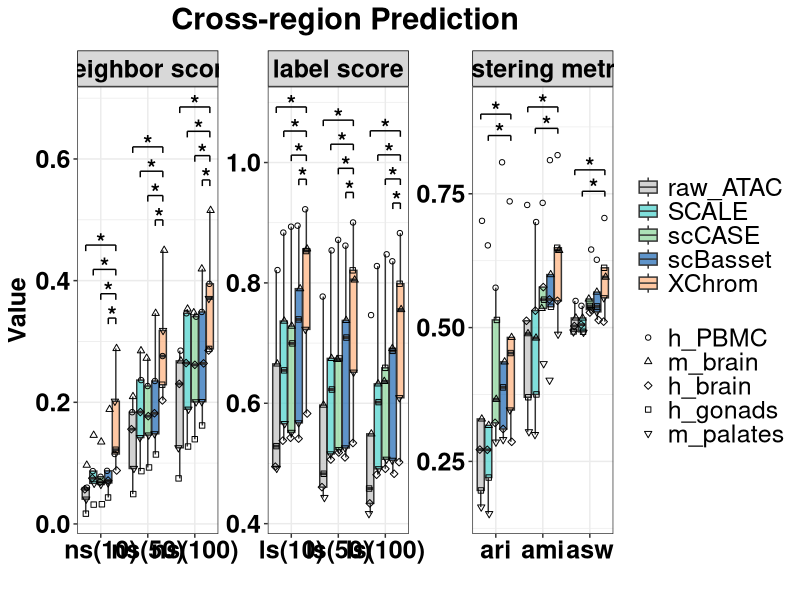
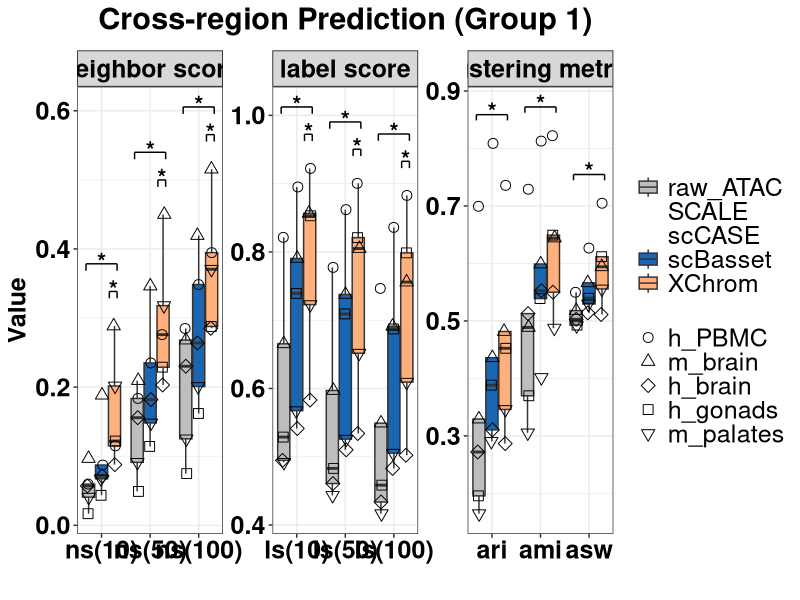
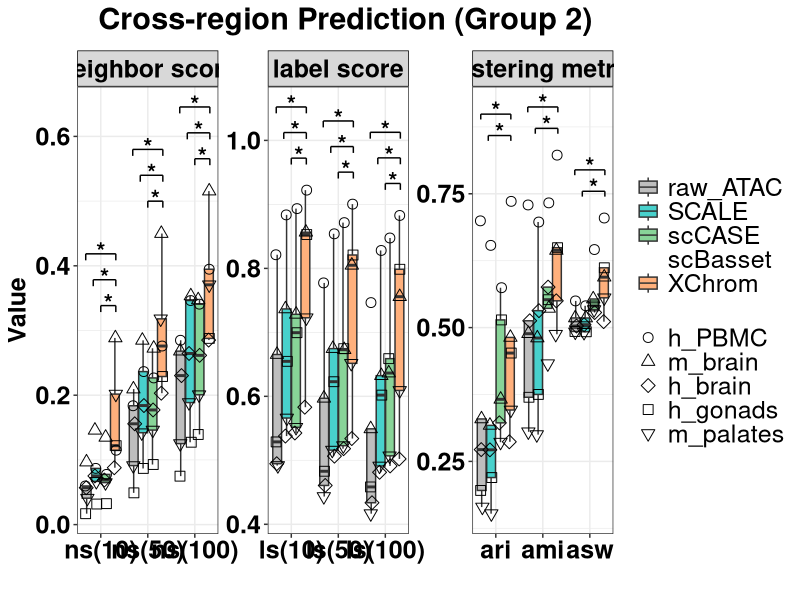
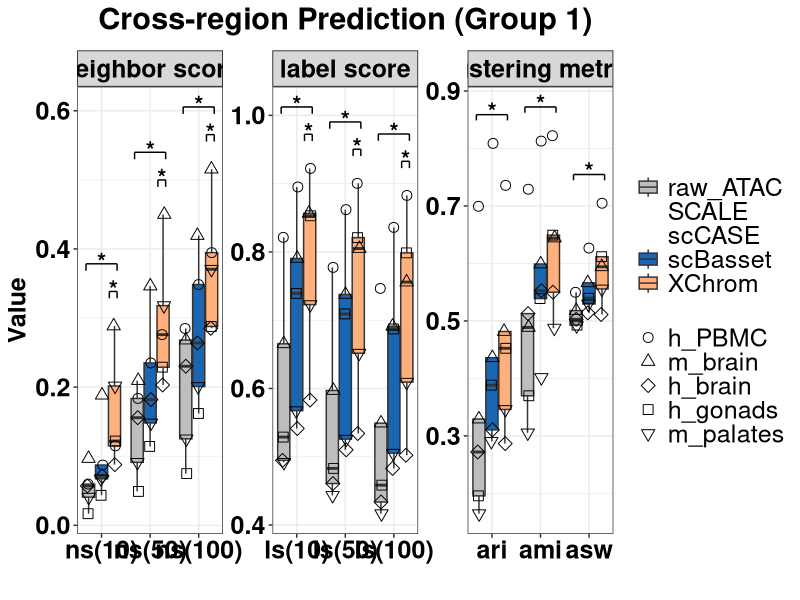
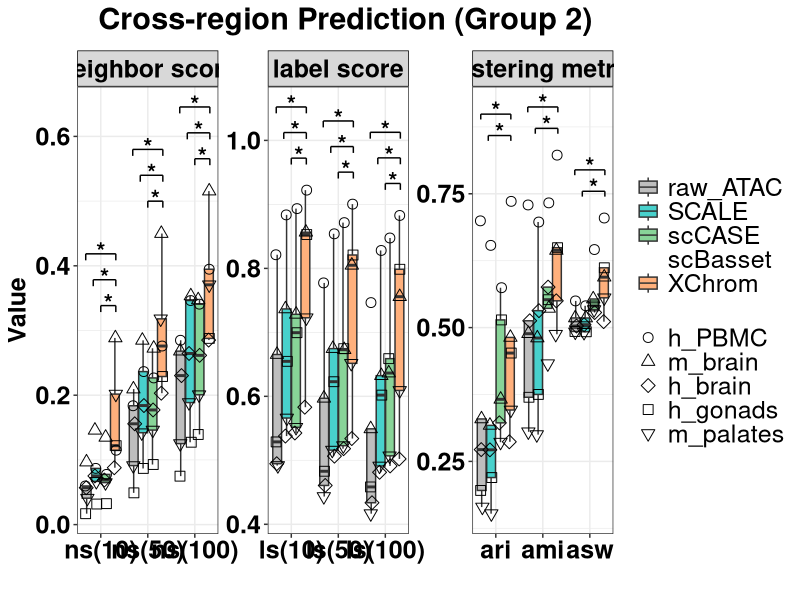

R code for these plots, in order:
library(ggplot2)
library(readr)
library(dplyr)
library(tidyr)
library(purrr)

df <- read_csv('denoise_atac_nsls-ari-asw.csv')
if("Methods" %in% names(df)) {
  df <- df %>% rename(Method = Methods)
}

r <- 4

df$Metric <- factor(df$Metric, levels = c("ns(10)", "ns(50)", "ns(100)", 
                                          "ls(10)", "ls(50)", "ls(100)",
                                          "ari", "ami", "asw"))
df$Method <- factor(df$Method, levels = c("raw_ATAC", "SCALE", "scCASE", "scBasset", "XChrom"))
df$Dataset <- factor(df$Dataset, levels = c("h_PBMC", "m_brain", "h_brain", "h_gonads", "m_palates"))

df <- df %>%
  mutate(MetricType = case_when(
    grepl("ns", Metric) ~ "neighbor score",
    grepl("ls", Metric) ~ "label score",
    Metric %in% c("ari", "ami", "asw") ~ "clustering metrics",
    TRUE ~ "other"
  )) %>%
  mutate(MetricType = factor(MetricType, levels = c("neighbor score", "label score", "clustering metrics")))



perform_tests <- function(differences, digits_round = NULL, exact = FALSE, correct = TRUE) {
  d <- differences[is.finite(differences)]
  if (!is.null(digits_round)) d <- round(d, digits_round)
  
  n <- length(d)
  mean_d <- mean(d)
  sd_d <- sd(d)
  
  res <- list(
    p_value = NA_real_, test_method = "insufficient_n",
    estimate_diff = NA_real_, estimate_type = NA_character_, #  (Mean diff / Pseudo-median)
    effect_size = NA_real_, effect_size_type = NA_character_, #  (Cohen's d / Wilcoxon r)
    lower_ci = NA_real_, upper_ci = NA_real_
  )
  
  if (n < 2) return(res)
  
  if (sd_d == 0) {
    if (all(abs(d) < .Machine$double.eps)) {
      res$p_value <- 1; res$test_method <- "no-diff"
      res$estimate_diff <- 0; res$estimate_type <- "mean_diff"
      res$effect_size <- 0; res$effect_size_type <- "Cohen_d"
      res$lower_ci <- 0; res$upper_ci <- 0
      return(res)
    } else {
      k <- sum(d > 0); n_nonzero <- sum(d != 0)
      bt <- binom.test(k, n_nonzero, p = 0.5, alternative = "two.sided")
      res$p_value <- bt$p.value; res$test_method <- "Sign test (binom)"
      res$estimate_diff <- mean_d; res$estimate_type <- "mean_diff"
      res$effect_size <- k / n_nonzero; res$effect_size_type <- "Proportion_positive"
      res$lower_ci <- mean_d - qt(0.975, df = n-1) * (sd_d / sqrt(n))
      res$upper_ci <- mean_d + qt(0.975, df = n-1) * (sd_d / sqrt(n))
      return(res)
    }
  }
  
  shapiro_p <- if (n >= 3) {
    tryCatch(shapiro.test(d)$p.value, error = function(e) NA_real_)
  } else NA_real_
  
  if (!is.na(shapiro_p) && shapiro_p > 0.05) {
    # t-test
    tt <- t.test(d, mu = 0)
    res$p_value <- tt$p.value
    res$test_method <- "paired t-test"
    
    # Mean Difference
    res$estimate_diff <- tt$estimate[["mean of x"]] 
    res$estimate_type <- "Mean_Difference"
    
    # Cohen's d
    res$effect_size <- mean_d / sd_d  
    res$effect_size_type <- "Cohen_d"
    
    res$lower_ci <- tt$conf.int[1]
    res$upper_ci <- tt$conf.int[2]
  } else {
    # Wilcoxon
    wt <- suppressWarnings(tryCatch(
      wilcox.test(d, alternative = "two.sided", mu = 0, exact = FALSE, correct = TRUE, conf.int = TRUE),
      error = function(e) wilcox.test(d, alternative = "two.sided", mu = 0, exact = FALSE, correct = TRUE)
    ))
    
    res$p_value <- wt$p.value
    res$test_method <- "Wilcoxon signed-rank"
    
    # Pseudo-median
    if ("estimate" %in% names(wt)) {
      res$estimate_diff <- wt$estimate[["(pseudo)median"]]
      res$estimate_type <- "Pseudo_median"
    } else {
      res$estimate_diff <- median(d)
      res$estimate_type <- "Median_Difference" # Fallback
    }
    
    # Wilcoxon r = Z / sqrt(N)
    z_val <- qnorm(wt$p.value / 2)
    res$effect_size <- abs(z_val) / sqrt(n)
    res$effect_size_type <- "Wilcoxon_r"
    
    if ("conf.int" %in% names(wt)) {
      res$lower_ci <- wt$conf.int[1]
      res$upper_ci <- wt$conf.int[2]
    } else {
      res$lower_ci <- mean_d - qt(0.975, df = n-1) * (sd_d / sqrt(n))
      res$upper_ci <- mean_d + qt(0.975, df = n-1) * (sd_d / sqrt(n))
    }
  }
  return(res)
}



df_wide <- df %>% 
  select(Dataset, Metric, MetricType, Method, Value) %>%
  pivot_wider(names_from = Method, values_from = Value)

methods_list <- levels(df$Method)

target_method <- "XChrom"
other_methods <- setdiff(methods_list, target_method)
# (d <- df_m[[m1]] - df_m[[m2]])
pairs <- lapply(other_methods, function(m) c(target_method, m)) 

results_list <- list()

for(m in unique(df$Metric)) {
  m_type <- unique(df$MetricType[df$Metric == m])
  df_m <- df_wide %>% filter(Metric == m)
  
  for(p in pairs) {
    m1 <- p[1] #  "XChrom"
    m2 <- p[2] # "raw_ATAC", "SCALE", "scCASE", "scBasset" 
    
    if(m1 %in% colnames(df_m) && m2 %in% colnames(df_m)) {
      d <- df_m[[m1]] - df_m[[m2]]
      
      test_res <- perform_tests(d)
      n_val <- sum(!is.na(d))
      
      results_list[[length(results_list) + 1]] <- tibble(
        Metric = m,
        MetricType = m_type,
        Group1 = m1,
        Group2 = m2,
        N = n_val, 
        
        estimate_diff = test_res$estimate_diff, 
        estimate_type = test_res$estimate_type,
        lower_ci = test_res$lower_ci,  
        upper_ci = test_res$upper_ci,
        
        
        effect_size = test_res$effect_size,
        effect_size_type = test_res$effect_size_type,
        
        test_method = test_res$test_method,
        p_value = test_res$p_value
      )
    }
  }
}

pairwise_df <- bind_rows(results_list) %>%
  mutate(
    signif = case_when(
      p_value < 0.001 ~ "***",
      p_value < 0.01  ~ "**",
      p_value < 0.05  ~ "*",
      TRUE ~ "ns"
    )
  )

write_csv(pairwise_df, paste0('denoise_','XChrom_vs_otherM_wilcox_test.csv'))


sig_df <- pairwise_df %>% filter(signif != "ns")

metric_indices <- df %>% 
  distinct(MetricType, Metric) %>% 
  group_by(MetricType) %>% 
  arrange(Metric) %>% 
  mutate(metric_x = row_number()) %>% 
  ungroup()

k <- length(methods_list)
dodge_width <- 0.8
offsets <- seq(-dodge_width/2 + dodge_width/(2*k), dodge_width/2 - dodge_width/(2*k), length.out = k)
names(offsets) <- methods_list

metric_max <- df %>% group_by(Metric) %>% summarise(max_val = max(Value, na.rm = TRUE))

plot_sig_df <- sig_df %>%
  left_join(metric_indices, by = c("MetricType", "Metric")) %>%
  left_join(metric_max, by = "Metric") %>%
  mutate(
    x1_offset = offsets[Group1],
    x2_offset = offsets[Group2],
    x_min = metric_x + pmin(x1_offset, x2_offset),
    x_max = metric_x + pmax(x1_offset, x2_offset),
    dist = abs(x1_offset - x2_offset)
  ) %>%
  arrange(MetricType, Metric, dist) %>%
  group_by(MetricType, Metric) %>%
  mutate(
    step = row_number(),
    y_pos = max_val + 0.05 + 0.04 * (step - 1), 
    y_tip = y_pos - 0.01 
  ) %>%
  ungroup()


p <- ggplot(df, aes(x = Metric, y = Value)) +
  geom_boxplot(aes(fill = Method), alpha = 0.7, outlier.shape = NA, position = position_dodge(width = dodge_width)) + 
  geom_jitter(
    aes(shape = Dataset, group = Method),
    position = position_jitterdodge(jitter.width = 0.2, dodge.width = dodge_width),
    size = 1.5, alpha = 1, color = "black"
  ) +
  scale_fill_manual(values = c(
    'raw_ATAC' = 'grey',
    'scCASE'   = '#88D498', # "#A8E6CF"
    'SCALE'    = "#48D1CC",# '#984EA1',"#48D1CC","#7FFFD4","#45B39D"
    'scBasset' = '#1A66B3',
    'XChrom'   = '#FFB07C'
  )) + 
  scale_shape_manual(
    values = c(
      "h_PBMC" = 1,    
      "m_brain" = 2,    
      "h_brain" = 5,    
      "h_gonads" = 0,    
      "m_palates" = 6    
    )) +
  scale_x_discrete(expand = expansion(add = c(0.5, 0.5))) +  
  guides(shape = guide_legend(order = 2), fill = guide_legend(order = 1)) +  
  facet_wrap(~MetricType, scales = "free") +
  theme_bw() +
  theme(
    axis.text.x = element_text(angle = 0, hjust = 0.5, size = 18, face = "bold", color = "black", margin = margin(t = 2)),
    axis.text.y = element_text(size = 18, face = "bold", color = "black"),
    axis.title = element_text(size = 18, color = "black", face = "bold"),
    legend.title = element_blank(),
    plot.title = element_text(hjust = 0.5, size = 22, face = "bold", margin = margin(b = 10)),
    legend.text = element_text(size = 18),
    strip.background = element_rect(fill = rgb(0.5, 0.5, 0.5, 0.3), color = "black", linewidth = 0.5), 
    strip.text = element_text(size = 18, face = "bold", color = "black")
  ) +
  labs(title = "Cross-region Prediction", x = "", y = "Value")

if(nrow(plot_sig_df) > 0) {
  p <- p + 
    geom_segment(data = plot_sig_df, aes(x = x_min, xend = x_max, y = y_pos, yend = y_pos), inherit.aes = FALSE, linewidth = 0.5) +
    geom_segment(data = plot_sig_df, aes(x = x_min, xend = x_min, y = y_pos, yend = y_tip), inherit.aes = FALSE, linewidth = 0.5) +
    geom_segment(data = plot_sig_df, aes(x = x_max, xend = x_max, y = y_pos, yend = y_tip), inherit.aes = FALSE, linewidth = 0.5) +
    geom_text(data = plot_sig_df, aes(x = (x_min + x_max)/2, y = y_pos - 0.01, label = signif), inherit.aes = FALSE, size = 6, vjust = 0, fontface = "bold") +
    scale_y_continuous(expand = expansion(mult = c(0.05, 0.05)))
}

p

###################################################
########## 
##################################################

methods_group1 <- c("raw_ATAC", "scBasset", "XChrom")
methods_group2 <- c("raw_ATAC","scCASE", "SCALE","XChrom")

color_palette <- c(
  'raw_ATAC' = 'grey',
  'scCASE'   = '#88D498', 
  'SCALE'    = "#48D1CC",
  'scBasset' = '#1A66B3',
  'XChrom'   = '#FFB07C'
)


shape_palette <- c(
  "h_PBMC" = 1,    
  "m_brain" = 2,    
  "h_brain" = 5,    
  "h_gonads" = 0,    
  "m_palates" = 6    
)

plot_subgroup <- function(sub_methods, title_text, pairwise_df, df, metric_indices, metric_max, all_methods) {
  df_sub <- df %>% filter(Method %in% sub_methods)
  sig_df_sub <- pairwise_df %>% 
    filter(signif != "ns" & Group1 %in% sub_methods & Group2 %in% sub_methods)
  
  k_total <- length(all_methods)
  dodge_width <- 0.8
  offsets_all <- seq(-dodge_width/2 + dodge_width/(2*k_total), dodge_width/2 - dodge_width/(2*k_total), length.out = k_total)
  names(offsets_all) <- all_methods
  
  plot_sig_sub <- sig_df_sub %>%
    left_join(metric_indices, by = c("MetricType", "Metric")) %>%
    left_join(metric_max, by = "Metric") %>%
    mutate(
      x1_offset = offsets_all[Group1],
      x2_offset = offsets_all[Group2],
      x_min = metric_x + pmin(x1_offset, x2_offset),
      x_max = metric_x + pmax(x1_offset, x2_offset),
      dist = abs(x1_offset - x2_offset)
    ) %>%
    arrange(MetricType, Metric, dist) %>%
    group_by(MetricType, Metric) %>%
    mutate(
      step = row_number(),
      y_pos = max_val + 0.05 + 0.04 * (step - 1),  
      y_tip = y_pos - 0.01 
    ) %>%
    ungroup()
  
  p <- ggplot(df_sub, aes(x = Metric, y = Value)) +
    geom_boxplot(aes(fill = Method), alpha = 1, outlier.shape = NA, position = position_dodge(width = dodge_width)) + 
    geom_jitter(
      aes(shape = Dataset, group = Method),
      position = position_jitterdodge(jitter.width = 0.2, dodge.width = dodge_width),
      size = 3, alpha = 1, color = "black"
    ) +
    scale_fill_manual(values = color_palette, limits = all_methods) +
    scale_shape_manual(values = shape_palette) +
    scale_x_discrete(expand = expansion(add = c(0.5, 0.5))) +  
    guides(shape = guide_legend(order = 2), fill = guide_legend(order = 1)) +  
    facet_wrap(~MetricType, scales = "free") +
    theme_bw() +
    theme(
      axis.text.x = element_text(angle = 0, hjust = 0.5, size = 18, face = "bold", color = "black", margin = margin(t = 2)),
      axis.text.y = element_text(size = 18, face = "bold", color = "black"),
      axis.title = element_text(size = 18, color = "black", face = "bold"),
      legend.title = element_blank(),
      plot.title = element_text(hjust = 0.5, size = 22, face = "bold", margin = margin(b = 10)),
      legend.text = element_text(size = 18),
      strip.background = element_rect(fill = rgb(0.5, 0.5, 0.5, 0.3), color = "black", linewidth = 0.5), 
      strip.text = element_text(size = 18, face = "bold", color = "black")
    ) +
    labs(title = title_text, x = "", y = "Value")
  
  if(nrow(plot_sig_sub) > 0) {
    p <- p + 
      geom_segment(data = plot_sig_sub, aes(x = x_min, xend = x_max, y = y_pos, yend = y_pos), inherit.aes = FALSE, linewidth = 0.5) +
      geom_segment(data = plot_sig_sub, aes(x = x_min, xend = x_min, y = y_pos, yend = y_tip), inherit.aes = FALSE, linewidth = 0.5) +
      geom_segment(data = plot_sig_sub, aes(x = x_max, xend = x_max, y = y_pos, yend = y_tip), inherit.aes = FALSE, linewidth = 0.5) +
      geom_text(data = plot_sig_sub, aes(x = (x_min + x_max)/2, y = y_pos - 0.01, label = signif), inherit.aes = FALSE, size = 6, vjust = 0, fontface = "bold") +
      scale_y_continuous(expand = expansion(mult = c(0.05, 0.05)))
  }
  
  return(p)
}

p1 <- plot_subgroup(
  sub_methods = methods_group1, 
  title_text = "Cross-region Prediction (Group 1)", 
  pairwise_df = pairwise_df, 
  df = df, 
  metric_indices = metric_indices, 
  metric_max = metric_max,
  all_methods = methods_list 
)
print(p1)
ggsave(paste0('crosscell_', r, '_XChrom_vs_scBasset.pdf'), p1, width = 10, height = 6)

p2 <- plot_subgroup(
  sub_methods = methods_group2, 
  title_text = "Cross-region Prediction (Group 2)", 
  pairwise_df = pairwise_df, 
  df = df, 
  metric_indices = metric_indices, 
  metric_max = metric_max,
  all_methods = methods_list
)
print(p2)
ggsave(paste0('crosscell_', r, '_XChrom_vs_scCASE.pdf'), p2, width = 12, height = 6)
